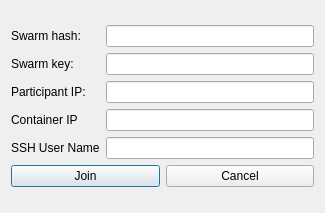
<?xml version="1.0" encoding="UTF-8"?>
<ui version="4.0">
 <class>DlgSwarmJoin</class>
 <widget class="QDialog" name="DlgSwarmJoin">
  <property name="geometry">
   <rect>
    <x>0</x>
    <y>0</y>
    <width>325</width>
    <height>213</height>
   </rect>
  </property>
  <property name="windowTitle">
   <string>Dialog</string>
  </property>
  <property name="windowIcon">
   <iconset resource="../../resources/resources.qrc">
    <normaloff>:/hub/join_swarm.png</normaloff>:/hub/join_swarm.png</iconset>
  </property>
  <layout class="QVBoxLayout" name="verticalLayout">
   <item>
    <layout class="QGridLayout" name="gridLayout_3" rowstretch="5,1">
     <item row="0" column="0">
      <layout class="QGridLayout" name="gridLayout">
       <item row="0" column="0">
        <widget class="QLabel" name="lbl_hash">
         <property name="text">
          <string>Swarm hash:</string>
         </property>
        </widget>
       </item>
       <item row="0" column="1">
        <widget class="QLineEdit" name="le_hash"/>
       </item>
       <item row="1" column="0">
        <widget class="QLabel" name="lbl_key">
         <property name="text">
          <string>Swarm key:</string>
         </property>
        </widget>
       </item>
       <item row="1" column="1">
        <widget class="QLineEdit" name="le_key"/>
       </item>
       <item row="2" column="0">
        <widget class="QLabel" name="lbl_ip">
         <property name="text">
          <string>Participant IP:</string>
         </property>
        </widget>
       </item>
       <item row="2" column="1">
        <widget class="QLineEdit" name="le_ip">
         <property name="inputMask">
          <string/>
         </property>
         <property name="alignment">
          <set>Qt::AlignLeading|Qt::AlignLeft|Qt::AlignVCenter</set>
         </property>
        </widget>
       </item>
       <item row="3" column="0">
        <widget class="QLabel" name="lbl_container_ip">
         <property name="text">
          <string>Container IP</string>
         </property>
        </widget>
       </item>
       <item row="3" column="1">
        <widget class="QLineEdit" name="le_container_ip">
         <property name="inputMask">
          <string/>
         </property>
         <property name="alignment">
          <set>Qt::AlignLeading|Qt::AlignLeft|Qt::AlignVCenter</set>
         </property>
        </widget>
       </item>
       <item row="4" column="0">
        <widget class="QLabel" name="lbl_ip_3">
         <property name="text">
          <string>SSH User Name</string>
         </property>
        </widget>
       </item>
       <item row="4" column="1">
        <widget class="QLineEdit" name="le_ssh_user_name">
         <property name="inputMask">
          <string/>
         </property>
         <property name="alignment">
          <set>Qt::AlignLeading|Qt::AlignLeft|Qt::AlignVCenter</set>
         </property>
        </widget>
       </item>
      </layout>
     </item>
     <item row="1" column="0">
      <layout class="QGridLayout" name="gridLayout_2">
       <item row="0" column="0">
        <widget class="QPushButton" name="btn_join">
         <property name="text">
          <string>Join</string>
         </property>
        </widget>
       </item>
       <item row="0" column="1">
        <widget class="QPushButton" name="btn_cancel">
         <property name="text">
          <string>Cancel</string>
         </property>
        </widget>
       </item>
      </layout>
     </item>
    </layout>
   </item>
  </layout>
 </widget>
 <resources>
  <include location="../../resources/resources.qrc"/>
 </resources>
 <connections/>
</ui>
